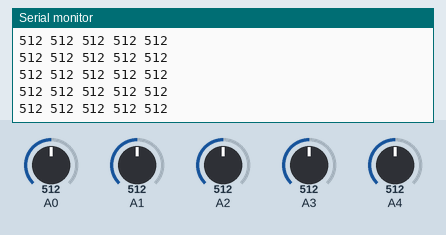
The sketch below on a simulated Arduino Leonardo, built with avr-gcc and run on an emulated ATmega32U4. On the bench: the last lines printed to the serial monitor. The test bench sets the inputs (shaded band); at power-on: A0 = 512, A1 = 512, A2 = 512, A3 = 512, A4 = 512.

Above: at 1.3 s.
1.4 s: A0 set to 716
At 1.44 s:
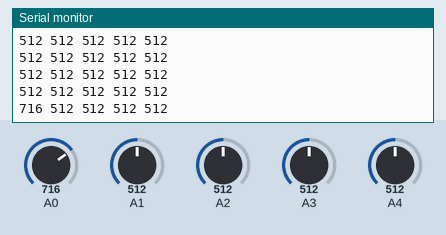
2.9 s: A1 set to 716
At 2.96 s:
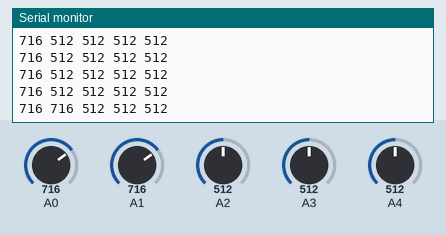
4.4 s: A2 set to 716
At 4.49 s:
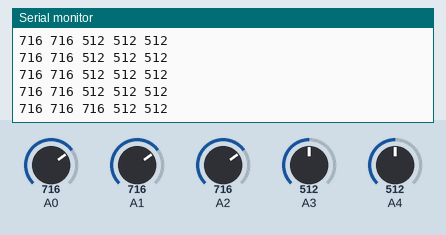
5.9 s: A3 set to 716
At 5.91 s:
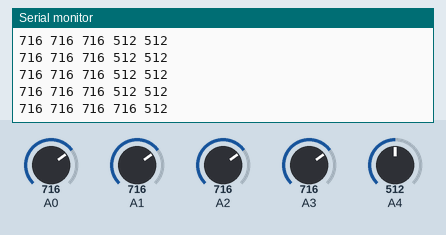
7.4 s: A4 set to 716
At 7.44 s:
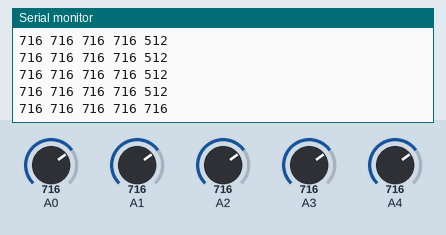
8.9 s: A0 set to 992
At 8.97 s:
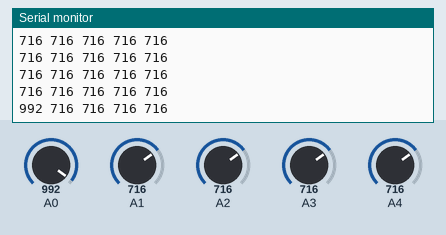
Timing chart, 0 to 11.4 s (numbered marks = the images above; inputs shaded):
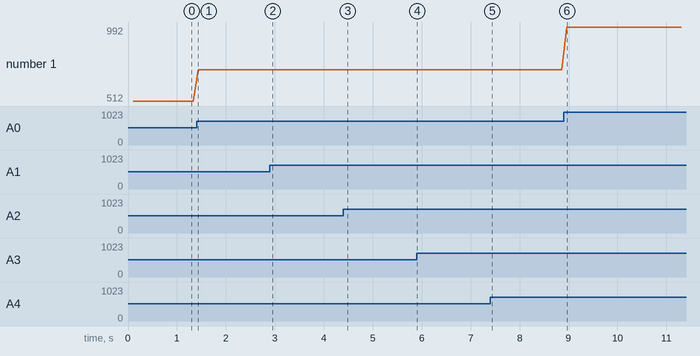

The sketch:

finalProj479Helmet.ino
```cpp
#include <Adafruit_MPU6050.h>
#include <Adafruit_Sensor.h>
#include <Wire.h>

Adafruit_MPU6050 mpu;
// int moving = 0;

void setup(void) {

  Serial.begin(115200);
  while (!Serial)
    delay(10); // will pause Zero, Leonardo, etc until serial console opens


  delay(100);
}

void loop() {


    Serial.print(analogRead(A0));
    Serial.print(" ");
    Serial.print(analogRead(A1));
    Serial.print(" ");
    Serial.print(analogRead(A2));
    Serial.print(" ");
    Serial.print(analogRead(A3));
    Serial.print(" ");
    Serial.println(analogRead(A4));
    delay(100);


}
```

Measured:
- after the input at 1.4 s, the serial monitor: prints a new line at once (image 1)
- after the input at 2.9 s, the serial monitor: prints a new line after 0.06 s (image 2)
- after the input at 4.4 s, the serial monitor: prints a new line after 0.09 s (image 3)
- after the input at 5.9 s, the serial monitor: prints a new line at once (image 4)
- after the input at 7.4 s, the serial monitor: prints a new line at once (image 5)
- after the input at 8.9 s, the serial monitor: prints a new line after 0.06 s (image 6)
- plotted number 1: 512 → 716 after the input at 1.4 s, 716 → 992 after the input at 8.9 s
